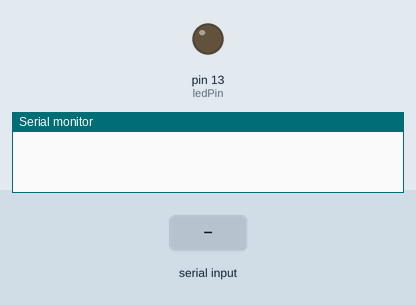
This sketch was run on a simulated Arduino Uno, built with avr-gcc and run on an emulated ATmega328P. Parts: output pins drawn as LEDs (lit = HIGH), the last lines printed to the serial monitor. The inputs (shaded band) are chosen by the test bench.

Above: at 1.2 s.
1.3 s: "h" received over Serial
At 2.4 s:
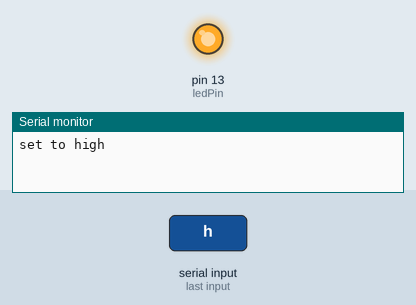
2.8 s: "l" received over Serial
At 3.6 s:
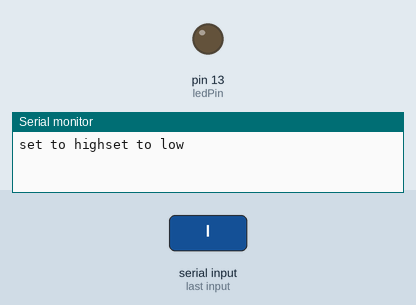
Timing chart, 0 to 5.8 s (numbered marks = the images above; inputs shaded):
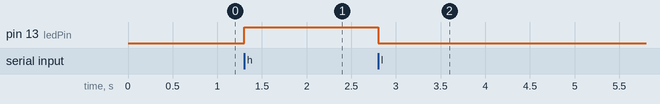

Measured:
- after the input at 1.3 s, pin 13 (ledPin): LOW → HIGH at once
- after the input at 2.8 s, pin 13 (ledPin): HIGH → LOW at once

The sketch:

test_blinking_led.ino
```cpp
//config
int baudRate = 9600;
int ledPin = 13;                 // LED connected to digital pin 13

//working variables
int inByte;

void setup() {
  Serial.begin(baudRate);

  pinMode(ledPin, OUTPUT);      // sets the digital pin as output
}

void loop() {
  inByte = Serial.read();

  //daten verarbeiten:
  if(inByte == 'h') {
    digitalWrite(ledPin, HIGH);
    Serial.write("set to high");
  } else if(inByte == 'l') {
    digitalWrite(ledPin, LOW);
    Serial.write("set to low");
  }

  //Serial.write('0');
  //delay(1000);
}
```
